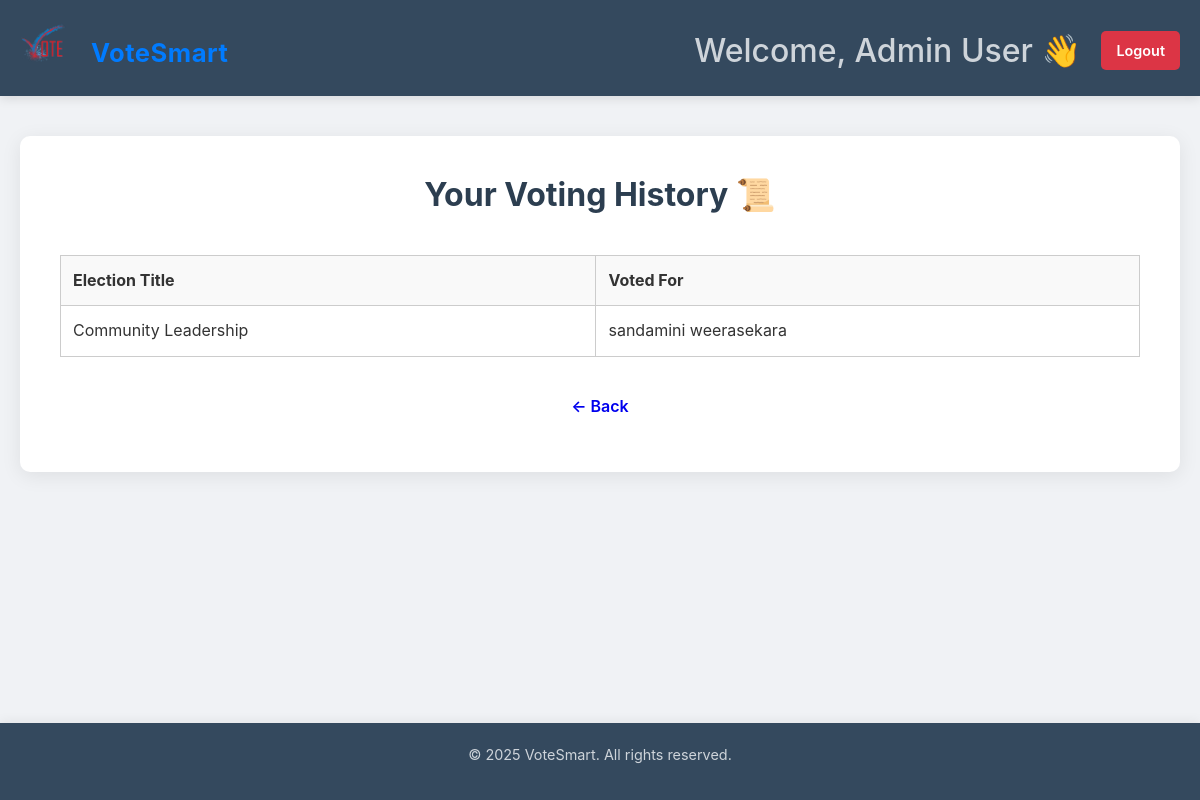
The app's page /voter/history.php (signed in) with its own data.
### tables this page shows
CREATE TABLE IF NOT EXISTS `users` (
  `id` int NOT NULL AUTO_INCREMENT,
  `name` varchar(100) NOT NULL,
  `email` varchar(100) NOT NULL,
  `password` varchar(255) NOT NULL,
  `role` enum('admin','voter') NOT NULL DEFAULT 'voter',
  `created_at` datetime DEFAULT CURRENT_TIMESTAMP,
  PRIMARY KEY (`id`),
  UNIQUE KEY `email` (`email`)
);

CREATE TABLE IF NOT EXISTS `candidates` (
  `id` int NOT NULL AUTO_INCREMENT,
  `election_id` int NOT NULL,
  `name` varchar(100) NOT NULL,
  `bio` text,
  `photo` varchar(255) DEFAULT NULL,
  PRIMARY KEY (`id`),
  KEY `election_id` (`election_id`)
);

CREATE TABLE IF NOT EXISTS `elections` (
  `id` int NOT NULL AUTO_INCREMENT,
  `title` varchar(100) NOT NULL,
  `description` text,
  `start_time` datetime NOT NULL,
  `end_time` datetime NOT NULL,
  `status` enum('active','inactive','closed') NOT NULL DEFAULT 'inactive',
  PRIMARY KEY (`id`)
);

### voter/history.php (the view, shortened to what this page needs)
<?php
require_once '../includes/db.php';
$user_id = $_SESSION['user_id'];
$stmt = $conn->prepare("
    SELECT e.title AS election_title, e.description, c.name AS candidate_name
    FROM votes v
    JOIN elections e ON v.election_id = e.id
    JOIN candidates c ON v.candidate_id = c.id
    WHERE v.voter_id = ?
");
$stmt->bind_param("i", $user_id);
$stmt->execute();
$history = $stmt->get_result();
$user_name = '';
$stmt_user = $conn->prepare("SELECT name FROM users WHERE id = ?");
$stmt_user->bind_param("i", $user_id);
$stmt_user->execute();
$result_user = $stmt_user->get_result();
$user_data = $result_user->fetch_assoc();
if ($user_data) {
    $user_name = $user_data['name'];
}
?>
<!DOCTYPE html>
<html lang="en">
<head>
    <link rel="stylesheet" href="../assets/css/myglobal.css">
    <link rel="stylesheet" href="css/myvoter-style.css">
    <link rel="stylesheet" href="https://cdnjs.cloudflare.com/ajax/libs/font-awesome/6.0.0-beta3/css/all.min.css" />
</head>
<body>
    <div class="dashboard-wrapper">
        <header class="dashboard-header">
            <div class="container">
                <div class="header-left">
                    <a href="dashboard.php" class="header-logo-link">
                        <img src="../assets/images/logo.png" alt="Voting System Logo">
                    </a>
                       <span>VoteSmart</span>
                </div>
                <div class="header-right">
                    <span class="welcome-message">Welcome, <?php echo htmlspecialchars($user_name); ?> 👋</span>
                    <a href="../index.php" class="btn btn-logout"> Logout</a>
                </div>
            </div>
        </header>
        <main class="dashboard-content">
            <div class="container">
                <section class="history-section">
                    <h2>Your Voting History 📜</h2>
                    <?php if ($history->num_rows > 0): ?>
                        <div class="table-responsive">
                            <table   class="data-table history-table" >
                                <thead>
                                    <tr>
                                        <th>Election Title</th>
                                        <th>Voted For</th>
                                    </tr>
                                </thead>
                                <tbody>
                                    <?php while ($row = $history->fetch_assoc()): ?>
                                        <tr>
                                            <td><?php echo htmlspecialchars($row['election_title']); ?></td>
                                            <td><?php echo htmlspecialchars($row['candidate_name']); ?></td>
                                        </tr>
                                    <?php endwhile; ?>
                                </tbody>
                            </table>
                        </div>
                    <?php endif; ?>
                    <br>
                      <a href="dashboard.php" class="btn btn-outline">← Back</a>
                </section>
            </div>
        </main>
        <footer class="dashboard-footer">
            <div class="container">
                <p>&copy; <?php echo date("Y"); ?> VoteSmart. All rights reserved.</p>
            </div>
        </footer>
    </div>
</body>
</html>

### assets/css/myglobal.css (style rules this page uses)
*, *::before, *::after { box-sizing: border-box; margin: 0; padding: 0; }
body { font-family: 'Inter', 'Segoe UI', Roboto, 'Helvetica Neue', Arial, sans-serif; line-height: 1.6; color: #333; background-color: #f8f9fa; -webkit-font-smoothing: antialiased; scroll-behavior: smooth; }
.container { max-width: 1200px; margin: 0 auto; padding: 0 20px; }
h1, h2, h3, h4, h5, h6 { margin-bottom: 0.5em; color: #2c3e50; line-height: 1.2; }
h2 { font-size: 2.2em; }
p { margin-bottom: 1em; }
.btn { display: inline-block; padding: 12px 25px; border-radius: 8px; text-decoration: none; font-weight: 600; transition: background-color 0.3s ease, color 0.3s ease, border-color 0.3s ease, transform 0.3s ease, box-shadow 0.3s ease; cursor: pointer; font-size: 1rem; text-align: center; white-space: nowrap; }
section { padding: 80px 0; text-align: center; }

### voter/css/myvoter-style.css (style rules this page uses)
.dashboard-wrapper { display: flex; flex-direction: column; min-height: 100vh; background-color: #f0f2f5; }
.dashboard-header { background-color: #34495e; color: #fff; padding: 20px 0; box-shadow: 0 3px 10px rgba(0, 0, 0, 0.1); }
.dashboard-header .container { display: flex; justify-content: space-between; align-items: center; flex-wrap: wrap; }
.dashboard-header .header-left { display: flex; align-items: baseline; gap: 15px; }
.dashboard-header .header-left img { height: 40px; margin-right: 10px; }
.dashboard-header .header-left span { font-size: 1.6em; font-weight: 700; color: #007bff; letter-spacing: 0.5px; }
.dashboard-header .header-right { display: flex; align-items: center; gap: 20px; margin-top: 5px; }
.dashboard-header .welcome-message { font-size: 2em; font-weight: 500; color: #ced4da; }
.dashboard-header .btn-logout { background-color: #dc3545; border-color: #dc3545; color: #fff; padding: 8px 15px; font-size: 0.9em; border-radius: 5px; }
.dashboard-content { flex-grow: 1; padding: 40px 0; }
.dashboard-content section { background-color: #fff; padding: 40px; border-radius: 10px; box-shadow: 0 4px 20px rgba(0, 0, 0, 0.08); margin-bottom: 30px; text-align: center; }
.dashboard-content section:last-child { margin-bottom: 0; }
.dashboard-content h2 { font-size: 2em; color: #2c3e50; margin-bottom: 40px; }
.dashboard-footer { background-color: #34495e; color: #ced4da; padding: 20px 0; text-align: center; font-size: 0.9em; margin-top: auto; box-shadow: 0 -3px 10px rgba(0, 0, 0, 0.05); }
.data-table { width: 100%; border-collapse: collapse; }
.data-table th, .data-table td { border: 1px solid #ccc; padding: 12px; text-align: left; }
.data-table thead { background-color: #f9f9f9; }

### records on screen
users: name "Admin User"
candidates: election.title "Community Leadership", name "sandamini weerasekara"
